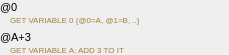
        <widget class="PyDMFrame" name="composite">
          <property name="geometry">
            <rect>
              <x>6</x>
              <y>265</y>
              <width>229</width>
              <height>55</height>
            </rect>
          </property>
          <property name="sizePolicy">
            <sizepolicy hsizetype="Ignored" vsizetype="Ignored">
              <horstretch>0</horstretch>
              <verstretch>0</verstretch>
            </sizepolicy>
          </property>
          <layout class="QGridLayout" name="gridLayout_1" columnstretch="10,219" rowstretch="14,1,10,5,14,1,10">
            <property name="leftMargin">
              <number>0</number>
            </property>
            <property name="topMargin">
              <number>0</number>
            </property>
            <property name="rightMargin">
              <number>0</number>
            </property>
            <property name="bottomMargin">
              <number>0</number>
            </property>
            <property name="horizontalSpacing">
              <number>0</number>
            </property>
            <property name="verticalSpacing">
              <number>0</number>
            </property>
            <item row="0" column="0" colspan="2">
              <widget class="QLabel" name="text_15">
                <property name="geometry">
                  <rect>
                    <x>0</x>
                    <y>0</y>
                    <width>229</width>
                    <height>14</height>
                  </rect>
                </property>
                <property name="sizePolicy">
                  <sizepolicy hsizetype="Ignored" vsizetype="Ignored">
                    <horstretch>0</horstretch>
                    <verstretch>0</verstretch>
                  </sizepolicy>
                </property>
                <property name="text">
                  <string>@0</string>
                </property>
                <property name="font">
                  <font>
                    <pointsize>8</pointsize>
                  </font>
                </property>
                <property name="brush" stdset="0">
                  <brush brushstyle="SolidPattern">
                    <color alpha="255">
                      <red>0</red>
                      <green>0</green>
                      <blue>0</blue>
                    </color>
                  </brush>
                </property>
                <property name="toolTip">
                  <string>text_15</string>
                </property>
                <property name="alignment">
                  <set>Qt::AlignLeading|Qt::AlignLeft|Qt::AlignVCenter</set>
                </property>
                <property name="styleSheet">
                  <string notr="true">QLabel#text_15 {
  color: rgb(0, 0, 0);
  }</string>
                </property>
              </widget>
            </item>
            <item row="4" column="0" colspan="2">
              <widget class="QLabel" name="text_16">
                <property name="geometry">
                  <rect>
                    <x>0</x>
                    <y>30</y>
                    <width>229</width>
                    <height>14</height>
                  </rect>
                </property>
                <property name="sizePolicy">
                  <sizepolicy hsizetype="Ignored" vsizetype="Ignored">
                    <horstretch>0</horstretch>
                    <verstretch>0</verstretch>
                  </sizepolicy>
                </property>
                <property name="text">
                  <string>@A+3</string>
                </property>
                <property name="font">
                  <font>
                    <pointsize>8</pointsize>
                  </font>
                </property>
                <property name="brush" stdset="0">
                  <brush brushstyle="SolidPattern">
                    <color alpha="255">
                      <red>0</red>
                      <green>0</green>
                      <blue>0</blue>
                    </color>
                  </brush>
                </property>
                <property name="toolTip">
                  <string>text_16</string>
                </property>
                <property name="alignment">
                  <set>Qt::AlignLeading|Qt::AlignLeft|Qt::AlignVCenter</set>
                </property>
                <property name="styleSheet">
                  <string notr="true">QLabel#text_16 {
  color: rgb(0, 0, 0);
  }</string>
                </property>
              </widget>
            </item>
            <item row="2" column="1">
              <widget class="QLabel" name="text_17">
                <property name="geometry">
                  <rect>
                    <x>10</x>
                    <y>15</y>
                    <width>219</width>
                    <height>10</height>
                  </rect>
                </property>
                <property name="sizePolicy">
                  <sizepolicy hsizetype="Ignored" vsizetype="Ignored">
                    <horstretch>0</horstretch>
                    <verstretch>0</verstretch>
                  </sizepolicy>
                </property>
                <property name="text">
                  <string>GET VARIABLE 0 {@0=A, @1=B, ..}</string>
                </property>
                <property name="font">
                  <font>
                    <pointsize>6</pointsize>
                  </font>
                </property>
                <property name="brush" stdset="0">
                  <brush brushstyle="SolidPattern">
                    <color alpha="255">
                      <red>164</red>
                      <green>126</green>
                      <blue>60</blue>
                    </color>
                  </brush>
                </property>
                <property name="toolTip">
                  <string>text_17</string>
                </property>
                <property name="alignment">
                  <set>Qt::AlignLeading|Qt::AlignLeft|Qt::AlignVCenter</set>
                </property>
                <property name="styleSheet">
                  <string notr="true">QLabel#text_17 {
  color: rgb(164, 126, 60);
  }</string>
                </property>
              </widget>
            </item>
            <item row="6" column="1">
              <widget class="QLabel" name="text_18">
                <property name="geometry">
                  <rect>
                    <x>10</x>
                    <y>45</y>
                    <width>219</width>
                    <height>10</height>
                  </rect>
                </property>
                <property name="sizePolicy">
                  <sizepolicy hsizetype="Ignored" vsizetype="Ignored">
                    <horstretch>0</horstretch>
                    <verstretch>0</verstretch>
                  </sizepolicy>
                </property>
                <property name="text">
                  <string>GET VARIABLE A; ADD 3 TO IT</string>
                </property>
                <property name="font">
                  <font>
                    <pointsize>6</pointsize>
                  </font>
                </property>
                <property name="brush" stdset="0">
                  <brush brushstyle="SolidPattern">
                    <color alpha="255">
                      <red>164</red>
                      <green>126</green>
                      <blue>60</blue>
                    </color>
                  </brush>
                </property>
                <property name="toolTip">
                  <string>text_18</string>
                </property>
                <property name="alignment">
                  <set>Qt::AlignLeading|Qt::AlignLeft|Qt::AlignVCenter</set>
                </property>
                <property name="styleSheet">
                  <string notr="true">QLabel#text_18 {
  color: rgb(164, 126, 60);
  }</string>
                </property>
              </widget>
            </item>
          </layout>
        </widget>
